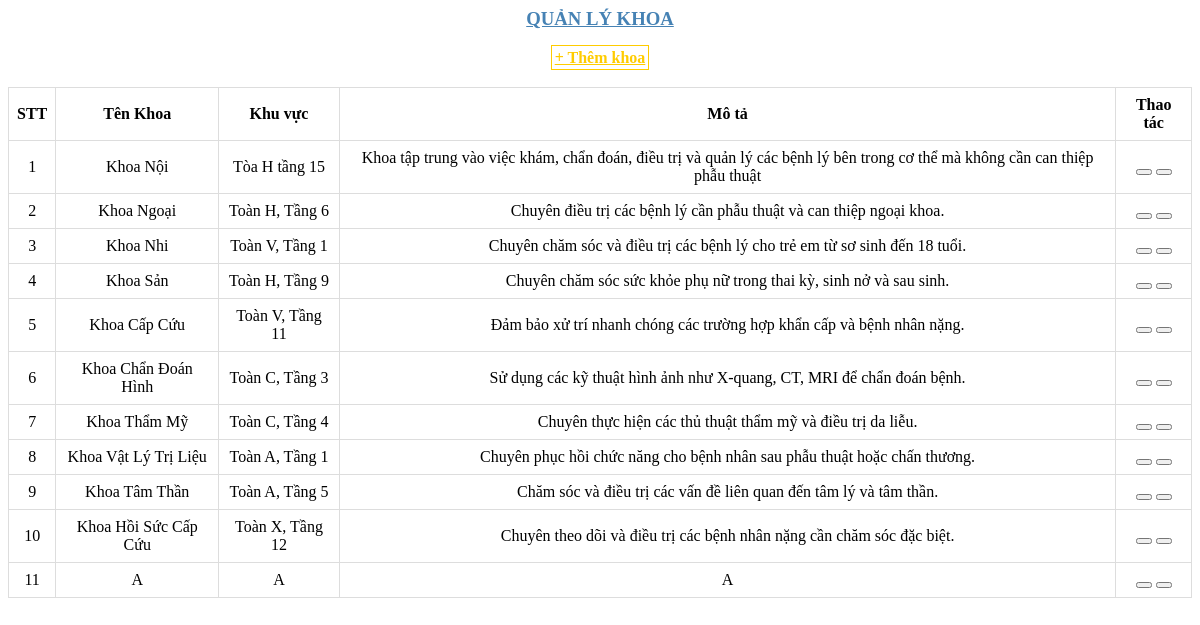
/bacsi/page/QuanLyKhoa/index.php, run on the app's committed database.
### tables this page shows
CREATE TABLE `khoa` (
  `MaKhoa` int(11) NOT NULL,
  `TenKhoa` varchar(50) NOT NULL,
  `KhuVuc` varchar(50) DEFAULT NULL,
  `MoTa` varchar(150) NOT NULL,
  `TrangThai` int(11) DEFAULT NULL
);

### model/mKhoa.php (called while the page is built, shortened)
<?php
    class mKhoa{
        public function dsKhoa(){
            $p = new clsKetNoi();
            $con = $p -> moKetNoi();
            $sql = "SELECT * FROM khoa where TrangThai= 1";
            $kq = mysqli_query($con,$sql);
            return $kq;
        }
    }
?>

### bacsi/page/QuanLyKhoa/index.php (the view, shortened to what this page needs)
<?php
include_once(BACKEND_URL . 'model/mKhoa.php');
$con = new mKhoa;
$dsYCNP = $con->dsKhoa();
?>
<div class="main-content" id="main-content">
    <h3 align="center"><a href="index.php?page=QuanLyKhoa" style="color : #4682B4;"><b>QUẢN LÝ KHOA</b></a></h3>
    <?php
    if (isset($_GET['themKhoa'])) {
        echo '<form action="" method="post">
        <table class="leave-request-table" align="center">
            <tr>
                <td>Tên Khoa</td>
                <td><input type="text" name="tenkhoa" style="width:500px;" required></td>
            </tr>
            <tr>
                <td>Khu vực</td>
                <td><input type="text" name="khuvuc" style="width:500px;" required></td>
            </tr>
            <tr>
                <td>Mô tả</td>
                <td><textarea name="mota" id="mota" cols="30" rows="10" style="width:500px;" required></textarea></td>
            </tr>
            <tr>
                <td colspan="2"><input type="submit" name="btn" class="custom-button"></td>
            </tr>
        </table>
        </form>';
    } else {
        echo '<div align="center">
                <b><a style="color : #FFCC00 ; border:solid 1px; padding:3px;" href="?page=QuanLyKhoa&themKhoa">+ Thêm khoa</a></b>
              </div>';
        echo '<table class="leave-request-table" align="center">
                <tr>
                    <th>STT</th>
                    <th>Tên Khoa</th>
                    <th>Khu vực</th>
                    <th>Mô tả</th>
                    <th>Thao tác</th>
                </tr>';
        if (!mysqli_num_rows($dsYCNP) > 0) {
            echo '<tr><td colspan="5">Chưa có Khoa nào!</td></tr>';
        } else {
            $tt = 1;
            foreach ($dsYCNP as $i) {
                echo '<tr>
                        <td>' . $tt++ . '</td>
                        <td>' . $i['TenKhoa'] . '</td>
                        <td>' . $i['KhuVuc'] . '</td>
                        <td>' . $i['MoTa'] . '</td>
                        <td>
                         <button class="icon-btn edit-btn" id="editbtn">
                            <a href="?page=QuanLyKhoa&sua=' . $i['MaKhoa'] . '"  class="btn-link"> <i class="fas fa-edit"></i></a>
                        </button>
                        <button class="icon-btn delete-btn">
                           <a href="?page=QuanLyKhoa&xoa=' . $i['MaKhoa'] . '" class="btn-link" onclick="return confirm(\'Bạn có chắc muốn xóa Khoa này không?\')">
                             <i class="fas fa-trash-alt"></i></a>
                        </button>
                        </td>
                    </tr>';
            }
        }
        echo '</table>';
    }
    ?>
</div>

### bacsi/page/QuanLyKhoa/index.php (style rules this page uses)
.leave-request-table { width: 100%; border-collapse: collapse; margin-top: 20px; }
.leave-request-table th, .leave-request-table td { border: 1px solid #ddd; padding: 8px; text-align: center; }
.leave-request-table th { font-weight: bold; }

### data on the page
khoa: TenKhoa "Khoa Nội", KhuVuc "Tòa H tầng 15", MoTa "Khoa tập trung vào việc khám, chẩn đoán, điều trị và quản lý các bệnh lý bên trong cơ thể mà không cần can thiệp phẫu thuật"
khoa: TenKhoa "Khoa Ngoại", KhuVuc "Toàn H, Tầng 6", MoTa "Chuyên điều trị các bệnh lý cần phẫu thuật và can thiệp ngoại khoa."
khoa: TenKhoa "Khoa Nhi", KhuVuc "Toàn V, Tầng 1", MoTa "Chuyên chăm sóc và điều trị các bệnh lý cho trẻ em từ sơ sinh đến 18 tuổi."
khoa: TenKhoa "Khoa Sản", KhuVuc "Toàn H, Tầng 9", MoTa "Chuyên chăm sóc sức khỏe phụ nữ trong thai kỳ, sinh nở và sau sinh."
khoa: TenKhoa "Khoa Cấp Cứu", KhuVuc "Toàn V, Tầng 11", MoTa "Đảm bảo xử trí nhanh chóng các trường hợp khẩn cấp và bệnh nhân nặng."
khoa: TenKhoa "Khoa Chẩn Đoán Hình", KhuVuc "Toàn C, Tầng 3", MoTa "Sử dụng các kỹ thuật hình ảnh như X-quang, CT, MRI để chẩn đoán bệnh."
khoa: TenKhoa "Khoa Thẩm Mỹ", KhuVuc "Toàn C, Tầng 4", MoTa "Chuyên thực hiện các thủ thuật thẩm mỹ và điều trị da liễu."
khoa: TenKhoa "Khoa Vật Lý Trị Liệu", KhuVuc "Toàn A, Tầng 1", MoTa "Chuyên phục hồi chức năng cho bệnh nhân sau phẫu thuật hoặc chấn thương."
khoa: TenKhoa "Khoa Tâm Thần", KhuVuc "Toàn A, Tầng 5", MoTa "Chăm sóc và điều trị các vấn đề liên quan đến tâm lý và tâm thần."
khoa: TenKhoa "Khoa Hồi Sức Cấp Cứu", KhuVuc "Toàn X, Tầng 12", MoTa "Chuyên theo dõi và điều trị các bệnh nhân nặng cần chăm sóc đặc biệt."
khoa: TenKhoa "A", KhuVuc "A", MoTa "A"
